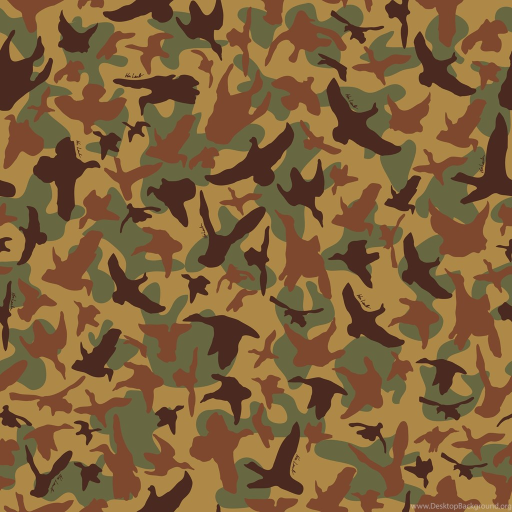
//> input picture TugasTeori/Tugas 3/resize/3.jpg, 1024 x 1024 px (shown at 1/2 size)
$ ./main   (built with g++ and OpenCV 4)
//> lines starting //> are read from the running program, lines starting //| are printed output that depends on the picture
#include<stdlib.h>
#include<math.h>
#include<string.h>
#include<iostream>

#include<opencv2\opencv.hpp>
#include<opencv2\core\core.hpp>
#include<opencv2\highgui\highgui.hpp>
#include<opencv2\imgproc\imgproc.hpp>
#include<opencv2\ml\ml.hpp>
#include<opencv2\objdetect\objdetect.hpp>

using namespace std;
using namespace cv;

void mouseEvent(int evt, int x, int y, int flags, void* param)
{
	Mat* rgb = (Mat*)param;
	if (evt == CV_EVENT_LBUTTONDOWN)
	{
		printf("Nilai pixel pada koordinat (%d,%d): B=%f, G=%f, R=%f\n", x, y,
			(double)(*rgb).at<Vec3b>(y, x)[0],
			(double)(*rgb).at<Vec3b>(y, x)[1],
			(double)(*rgb).at<Vec3b>(y, x)[2]);
	}
}

int main()
{
	/// Read image given by user
	Mat image = imread("../Dataset/Dimas/2.jpg"); // nama gambar silakan diganti sesuai gambar yang anda gunakan
	Mat src1 = imread("../Dataset/Dimas/1.jpg");
	Mat src2 = imread("../Dataset/Dimas/2.jpg");
	Mat src3 = imread("../Dataset/Dimas/3.jpg");
//> src3 is the input picture: 1024 rows x 1024 cols, CV_8UC3; mean B, G, R 57.4, 97.5, 128.9
	Mat src4 = imread("../Dataset/Dimas/4.jpg");
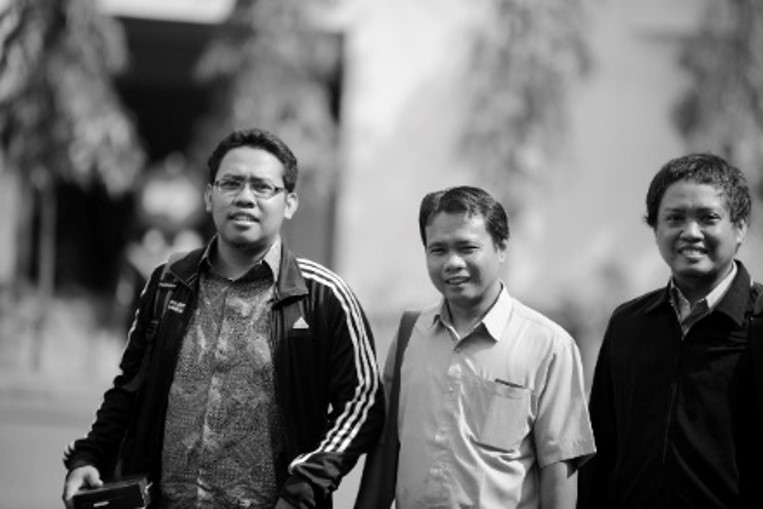
//> input picture Praktikum 9/4.jpg, 763 x 509 px
//> src4 is the input picture: 509 rows x 763 cols, CV_8UC3; mean B, G, R 112, 112, 112
	Mat new_image(image.size(), image.type(), CV_64FC3);

	/// Initialize values
	float Mp = 0.2, Ap = 0.1;

	/// Do the ToA operation new_image(i, j) = Mp*image(i, j) + Ap;
	for (int y = 0; y < image.rows; y++)
	{
		for (int x = 0; x < image.cols; x++)
		{
			for (int c = 0; c < 3; c++)
			{
				new_image.at<Vec3b>(y, x)[c] = saturate_cast<double>(Mp*(image.at<Vec3b>(y, x)[c]) + Ap);
			}
		}
	}

	/// Separate the image in 3 places ( B, G and R )
	vector<Mat> bgr_planes;
	split(image, bgr_planes);
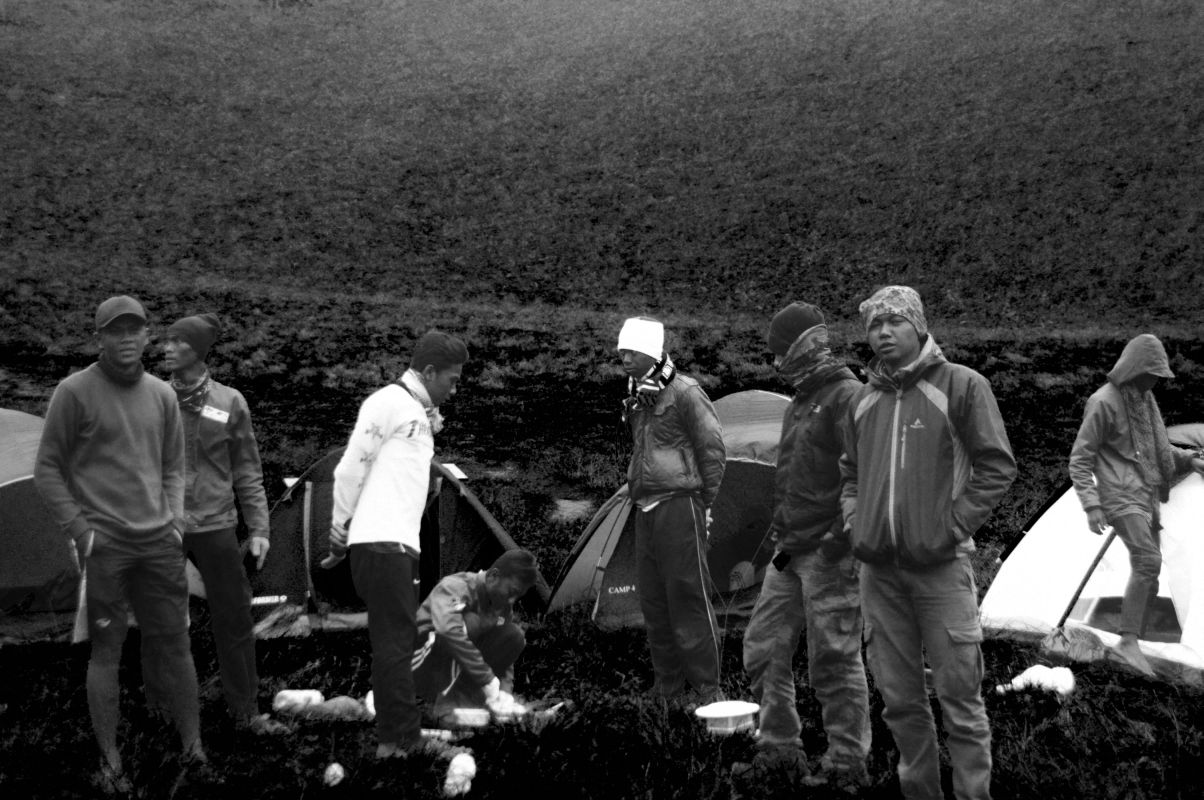
//> bgr_planes[0]: 4000 rows x 6016 cols, CV_8UC1 (shown at 1/5 size); min 0, max 255, mean 60.6
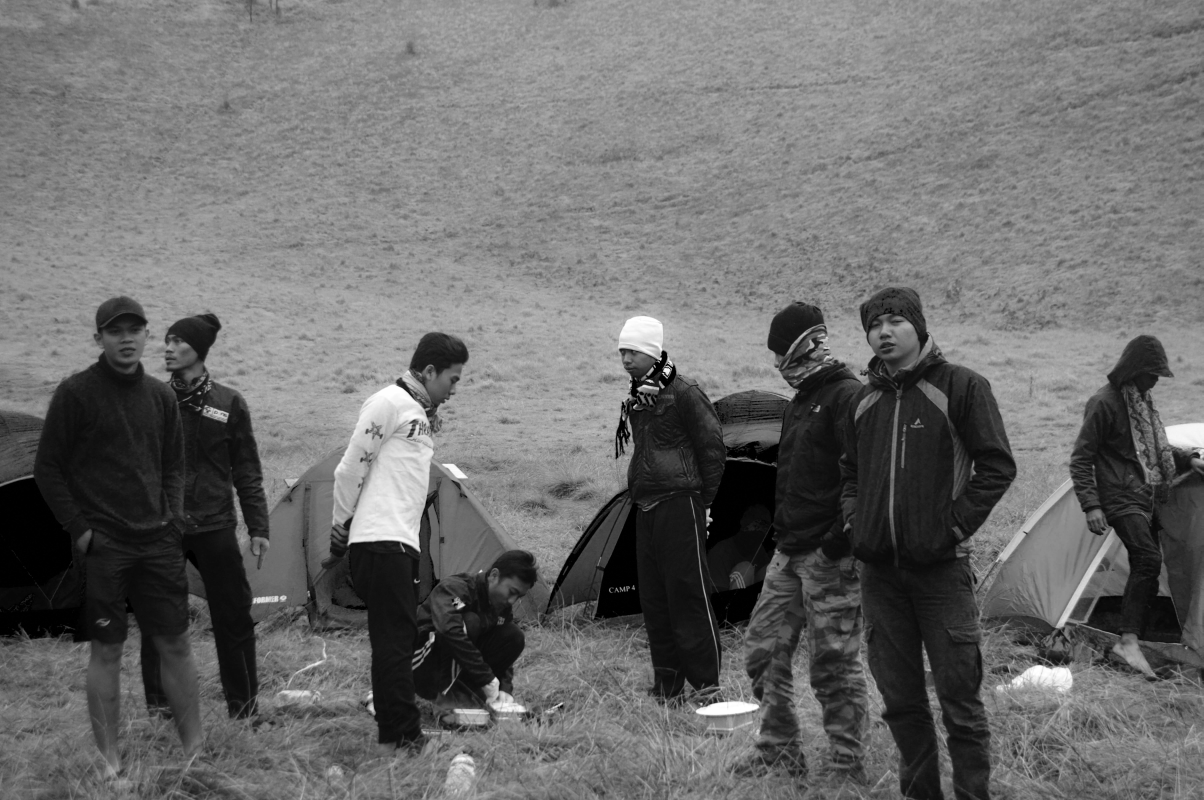
//> bgr_planes[1]: 4000 rows x 6016 cols, CV_8UC1 (shown at 1/5 size); min 0, max 255, mean 106.9
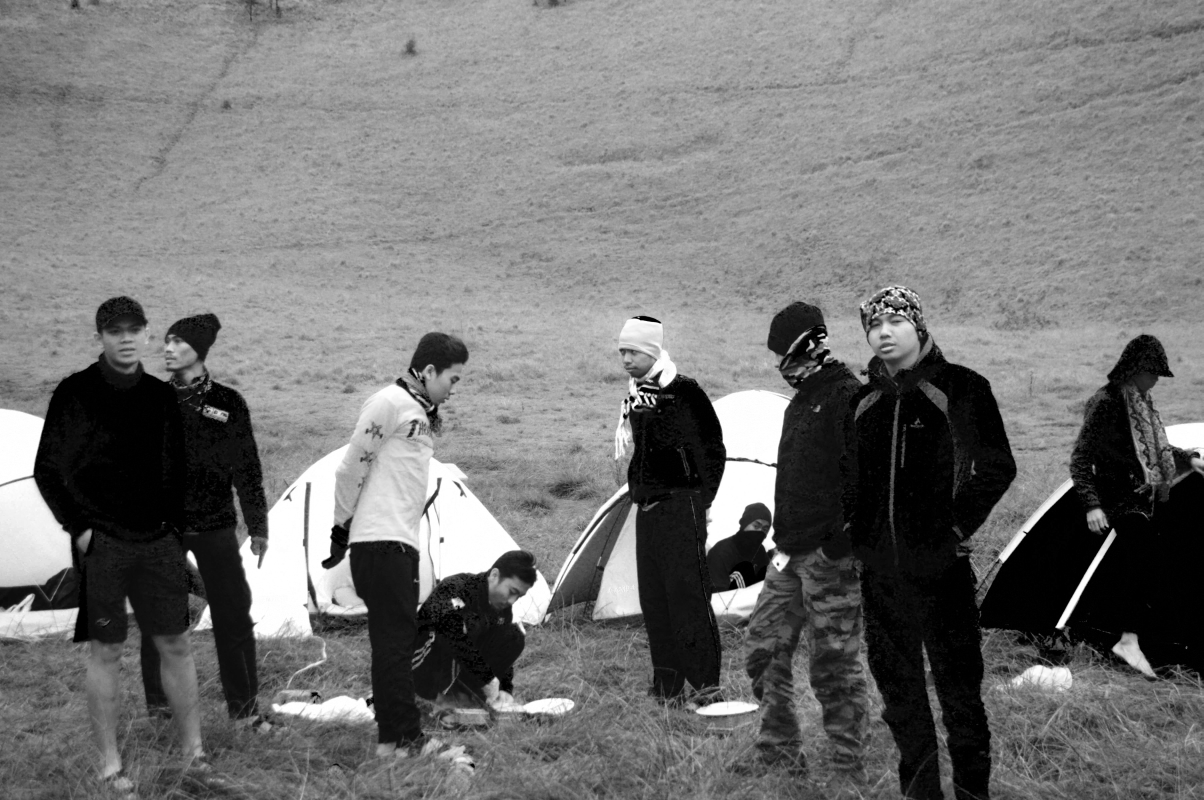
//> bgr_planes[2]: 4000 rows x 6016 cols, CV_8UC1 (shown at 1/5 size); min 0, max 255, mean 115.7

	/// Establish the number of bins
	int histSize = 256;

	/// Set the ranges ( for B,G,R) )
	float range[] = { 0, 256 };
	const float* histRange = { range };

	bool uniform = true;
	bool accumulate = false;

	Mat b_hist, g_hist, r_hist;
	/// Compute the histograms:
	calcHist(&bgr_planes[0], 1, 0, Mat(), b_hist, 1, &histSize, &histRange, uniform, accumulate);
//> b_hist = 256 values, max 1710394 at index 0, min 4000 at index 196, mean 94000
	calcHist(&bgr_planes[1], 1, 0, Mat(), g_hist, 1, &histSize, &histRange, uniform, accumulate);
//> g_hist = 256 values, max 349475 at index 141, min 2734 at index 250, mean 94000
	calcHist(&bgr_planes[2], 1, 0, Mat(), r_hist, 1, &histSize, &histRange, uniform, accumulate);
//> r_hist = 256 values, max 1191467 at index 0, min 9518 at index 245, mean 94000

	// Draw the histograms for B, G and R
	int hist_w = 512;
	int hist_h = 400;
	int bin_w = cvRound((double)hist_w / histSize);

	Mat histImage(hist_h, hist_w, CV_8UC3, Scalar(0, 0, 0));

	/// Normalize the result to [ 0, histImage.rows ]
	normalize(b_hist, b_hist, 0, histImage.rows, NORM_MINMAX, -1, Mat());
//> b_hist = 256 values, max 400 at index 0, min 0 at index 196, mean 21.1
	normalize(g_hist, g_hist, 0, histImage.rows, NORM_MINMAX, -1, Mat());
//> g_hist = 256 values, max 400 at index 141, min 0 at index 250, mean 105.3
	normalize(r_hist, r_hist, 0, histImage.rows, NORM_MINMAX, -1, Mat());
//> r_hist = 256 values, max 400 at index 0, min 0 at index 245, mean 28.59

	/// Draw for each channel
	for (int i = 1; i < histSize; i++)
	{
		line(histImage, Point(bin_w*(i - 1), hist_h - cvRound(b_hist.at<float>(i - 1))), Point(bin_w*(i), hist_h - cvRound(b_hist.at<float>(i))),
			Scalar(255, 0, 0), 2, 8, 0);
		line(histImage, Point(bin_w*(i - 1), hist_h - cvRound(g_hist.at<float>(i - 1))), Point(bin_w*(i), hist_h - cvRound(g_hist.at<float>(i))),
			Scalar(0, 255, 0), 2, 8, 0);
		line(histImage, Point(bin_w*(i - 1), hist_h - cvRound(r_hist.at<float>(i - 1))), Point(bin_w*(i), hist_h - cvRound(r_hist.at<float>(i))),
			Scalar(0, 0, 255), 2, 8, 0);

	}
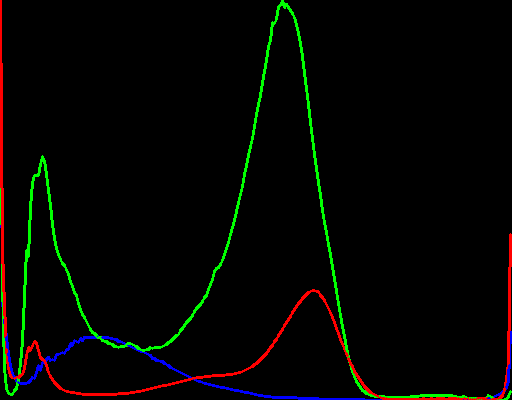
//> histImage: 400 rows x 512 cols, CV_8UC3; mean B, G, R 1.7, 5.4, 4.1

	/// Display Histogram
	namedWindow("Histogram", CV_WINDOW_AUTOSIZE);
	imshow("Histogram", histImage);

	/// Create Windows
	namedWindow("Original Image", 1);
	namedWindow("ToA", 1);

	/// Show stuff

	imshow("Original Image", image);
	imshow("ToA", new_image);

	//Pixel Value
	setMouseCallback("ToA", mouseEvent, &new_image);

	Size sz1 = src1.size();
//> sz1 = Size(6016, 4000)

	Mat im3(2*sz1.height, 4*sz1.width, CV_8UC3);
	Mat Left(im3, Rect(0, 0, sz1.width, sz1.height));
	src1.copyTo(Left);
	Mat Right(im3, Rect(sz1.width, 0, sz1.width, sz1.height));
	src2.copyTo(Right);
//> (the run ends here: the program stops with an error, at `Mat BLeft(im3, Rect(2 * sz1.width, 0, 3*sz1.width, sz1.height));`)
